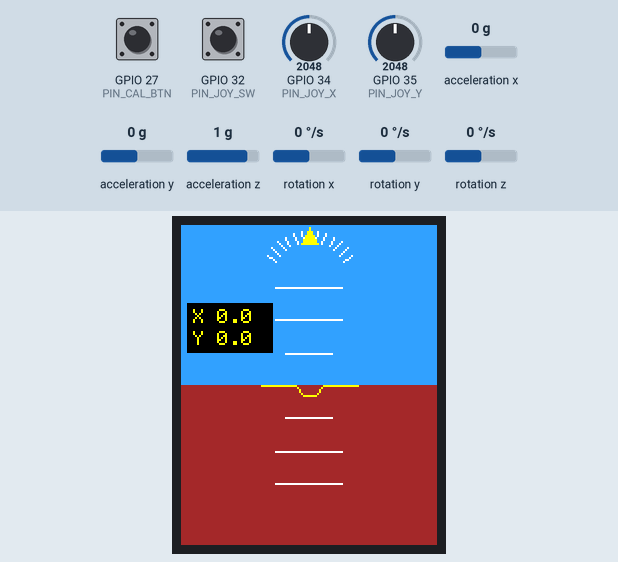
Recording of a sketch running on a simulated ESP32. Shown: 128×160 colour display. Wiring (inferred from the names in the program): MPU-6050 motion sensor at I2C address 0x68. The inputs (shaded band) are chosen by the test bench; at power-on: acceleration x 0 g, acceleration y 0 g, acceleration z 1 g, rotation y 0 °/s, GPIO 27 (PIN_CAL_BTN) HIGH, GPIO 32 (PIN_JOY_SW) HIGH, GPIO 34 (PIN_JOY_X) = 2048, GPIO 35 (PIN_JOY_Y) = 2048, rotation x 0 °/s, rotation z 0 °/s (analog values on the 0–4095 scale). What the sketch prints to the serial monitor is not drawn.

Above: at 3.8 s.
3.9 s: acceleration x set to -0.8 g
At 4.4 s:
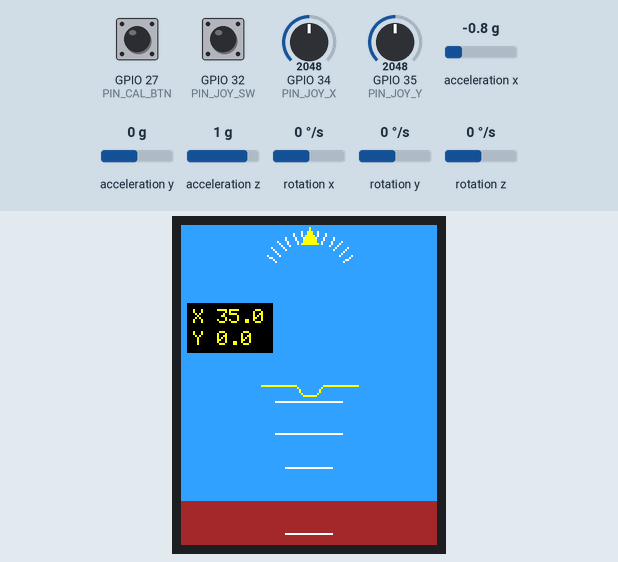
5.5 s: acceleration y set to -1.4 g
At 6.8 s:
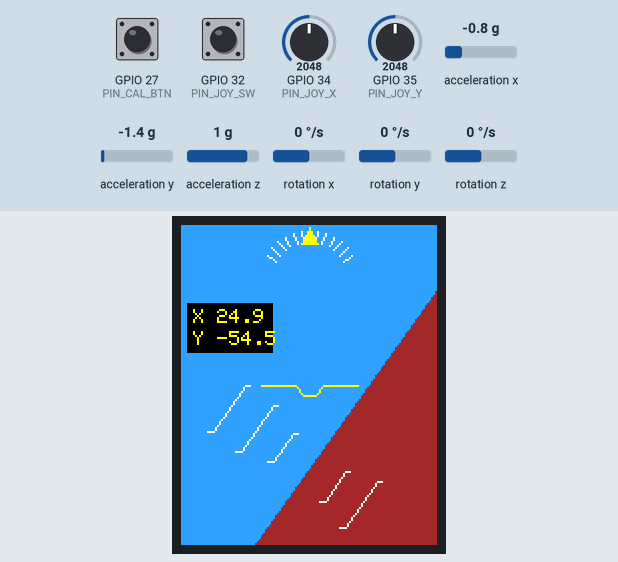
7.0 s: acceleration z set to -1.4 g
At 8.3 s:
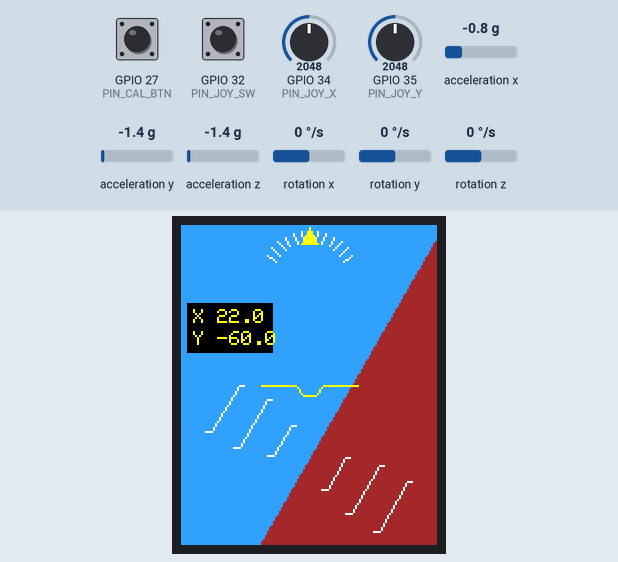
8.6 s: rotation y set to -192 °/s
At 9.27 s:
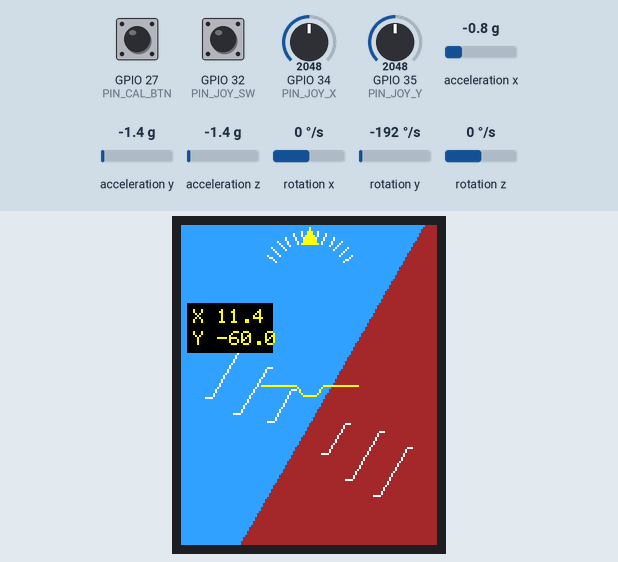
10.1 s: GPIO 27 (PIN_CAL_BTN) pulled LOW for 0.15 s
At 10.69 s:
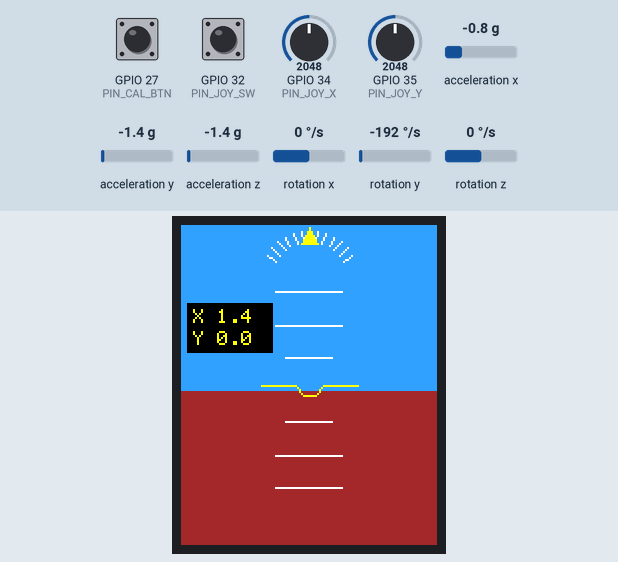
10.8 s: GPIO 32 (PIN_JOY_SW) pulled LOW for 1 s
At 13.1 s:
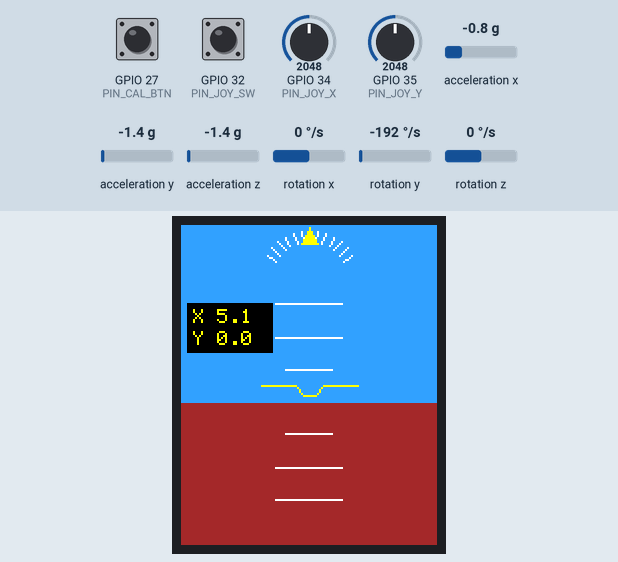
Timing chart, 0 to 13.4 s (numbered marks = the images above; inputs shaded):
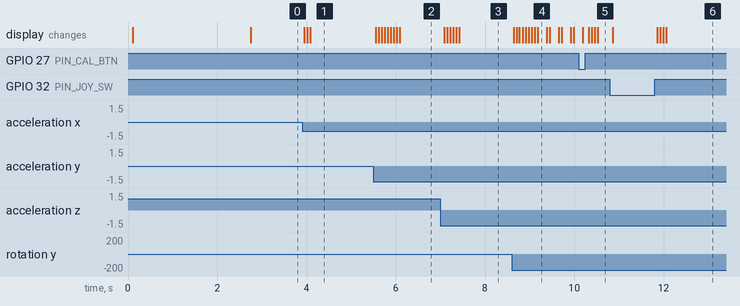

Measured:
- after the input at 3.9 s, the display: first changes after 0.05 s (image 1 shows a later state)
- after the input at 5.5 s, the display: first changes after 0.05 s (image 2 shows a later state)
- after the input at 7.0 s, the display: first changes after 0.09 s (image 3 shows a later state)
- after the input at 8.6 s, the display: first changes at once (image 4 shows a later state)
- after the input at 10.1 s, the display: first changes after 0.09 s (image 5 shows a later state)
- after the input at 10.8 s, the display: first changes after 0.07 s (image 6 shows a later state)

The sketch:

esp32_mpu6050_telemetry.ino
```cpp
/**
 * ESP32 + ST7735 128x160 SPI TFT PFD + MPU6050 IMU + Analog Joystick Telemetry
 *
 * Features:
 *   1. Renders a real-time 15 FPS Full-Screen Artificial Horizon PFD on an
 *      Adafruit ST7735 128x160 SPI TFT Display (Sky/Ground, Pitch Ladder,
 *      Bank-Angle Scale, Fixed Yellow Aircraft Symbol, and X/Y Angle Panel).
 *   2. Streams synchronized 50 Hz IMU + Joystick telemetry over USB Serial
 *      (115200 baud) to the AeroSync 3D Web Flight Simulator!
 *
 * Pinout:
 *   ST7735 TFT (SPI): SCLK=18, MOSI=23, CS=5, DC=2, RST=4
 *   MPU6050 (I2C):    SDA=21, SCL=22 (Addr 0x68)
 *   Joystick (ADC1):  VRx=34, VRy=35, SW=32 (Optional; auto-detected at boot)
 */

#include <Arduino.h>
#include <Wire.h>
#include <SPI.h>
#include <math.h>
#include <Adafruit_GFX.h>
#include <Adafruit_ST7735.h>

// ---------- TFT PINS ----------
#define TFT_SCLK 18
#define TFT_MOSI 23
#define TFT_CS    5
#define TFT_DC    2
#define TFT_RST   4

// ---------- MPU6050 I2C ----------
#define MPU_ADDR 0x68
#define MPU_SDA  21
#define MPU_SCL  22

// ---------- ANALOG JOYSTICK & GPIO CALIBRATION BUTTON PINS ----------
#define PIN_JOY_X    34
#define PIN_JOY_Y    35
#define PIN_JOY_SW   32  // Joystick Push-Button (Active LOW -> Calibrates IMU 0,0)
#define PIN_CAL_BTN  27  // Optional External GPIO Push-Button to GND (Calibrates IMU 0,0)
#define PIN_BOOT_BTN  0  // Built-in ESP32 BOOT Button (Active LOW -> Calibrates IMU 0,0)

Adafruit_ST7735 tft(TFT_CS, TFT_DC, TFT_RST);

// ---------- DISPLAY ----------
const int W = 128;
const int H = 160;
const int CX = 64;
const int CY = 80;

// RGB565 colors
const uint16_t SKY    = 0x351F;
const uint16_t GROUND = 0xA145;
const uint16_t WHITE  = 0xFFFF;
const uint16_t YELLOW = 0xFFE0;
const uint16_t BLACK  = 0x0000;

// ---------- CALIBRATED ZERO OFFSETS (Set automatically at boot or via GPIO button) ----------
float pitchZeroOffset = 0.0f;
float rollZeroOffset  = 0.0f;

// ---------- ATTITUDE & TELEMETRY ----------
float pitchDeg = 0.0f;
float rollDeg  = 0.0f;
float yawDeg   = 0.0f;
float lastAx   = 0.0f;
float lastAy   = 0.0f;
float lastAz   = 9.81f;

float gyroXBias = 0.0f;
float gyroYBias = 0.0f;
float gyroZBias = 0.0f;

int joyCenterX = 2048;
int joyCenterY = 2048;
bool hasJoystickHardware = false;

uint32_t lastMicros = 0;
uint32_t lastDraw   = 0;
uint32_t lastSerial = 0;

// ---------- MPU6050 WRITE ----------
void writeMPU(uint8_t reg, uint8_t value) {
  Wire.beginTransmission(MPU_ADDR);
  Wire.write(reg);
  Wire.write(value);
  Wire.endTransmission();
}

// ---------- READ SENSOR ----------
bool readMPU(
  int16_t &ax, int16_t &ay, int16_t &az,
  int16_t &gx, int16_t &gy, int16_t &gz
) {
  Wire.beginTransmission(MPU_ADDR);
  Wire.write(0x3B);

  if (Wire.endTransmission(false) != 0) return false;
  if (Wire.requestFrom(MPU_ADDR, 14, true) != 14) return false;

  ax = (int16_t)((Wire.read() << 8) | Wire.read());
  ay = (int16_t)((Wire.read() << 8) | Wire.read());
  az = (int16_t)((Wire.read() << 8) | Wire.read());

  Wire.read();
  Wire.read();  // Temperature

  gx = (int16_t)((Wire.read() << 8) | Wire.read());
  gy = (int16_t)((Wire.read() << 8) | Wire.read());
  gz = (int16_t)((Wire.read() << 8) | Wire.read());

  return true;
}

float normalizeAxis(int rawAdc, int center) {
  float norm = (rawAdc >= center)
    ? (float)(rawAdc - center) / (float)max(1, 4095 - center)
    : -(float)(center - rawAdc) / (float)max(1, center);
  norm = constrain(norm, -1.0f, 1.0f);
  return (fabsf(norm) < 0.12f) ? 0.0f : norm;
}

// ---------- GYRO & JOYSTICK CALIBRATION ----------
void calibrateGyro() {
  int64_t sumX = 0;
  int64_t sumY = 0;
  int64_t sumZ = 0;
  long jxSum = 0, jySum = 0;
  int jxMin = 4095, jxMax = 0;
  int samples = 0;

  Serial.println("// Keep MPU6050 stationary...");

  for (int i = 0; i < 500; i++) {
    int16_t ax, ay, az, gx, gy, gz;

    if (readMPU(ax, ay, az, gx, gy, gz)) {
      sumX += gx;
      sumY += gy;
      sumZ += gz;
      samples++;
    }
    int rx = analogRead(PIN_JOY_X);
    int ry = analogRead(PIN_JOY_Y);
    jxSum += rx;
    jySum += ry;
    if (rx < jxMin) jxMin = rx;
    if (rx > jxMax) jxMax = rx;

    delay(3);
  }

  if (samples > 0) {
    gyroXBias = (float)sumX / samples;
    gyroYBias = (float)sumY / samples;
    gyroZBias = (float)sumZ / samples;
  }

  joyCenterX = jxSum / 500;
  joyCenterY = jySum / 500;
  hasJoystickHardware = (joyCenterX > 1000 && joyCenterX < 3100 &&
                         joyCenterY > 1000 && joyCenterY < 3100 &&
                         (jxMax - jxMin) < 180);
}

// ---------- ATTITUDE FILTER ----------
void updateAttitude(float dt) {
  int16_t ax, ay, az, gx, gy, gz;
  if (!readMPU(ax, ay, az, gx, gy, gz)) return;

  float x = ax / 16384.0f;
  float y = ay / 16384.0f;
  float z = az / 16384.0f;

  lastAx = x * 9.81f;
  lastAy = y * 9.81f;
  lastAz = z * 9.81f;

  float accelRoll =
    atan2f(y, z) * 180.0f / PI;

  float accelPitch =
    atan2f(-x, sqrtf(y * y + z * z))
    * 180.0f / PI;

  float rateX = (gx - gyroXBias) / 131.0f;
  float rateY = (gy - gyroYBias) / 131.0f;
  float rateZ = (gz - gyroZBias) / 131.0f;

  // Gyro deadband to stop stationary drift
  if (fabsf(rateX) < 0.5f) rateX = 0.0f;
  if (fabsf(rateY) < 0.5f) rateY = 0.0f;
  if (fabsf(rateZ) < 0.8f) rateZ = 0.0f;

  const float alpha = 0.96f;

  rollDeg =
    alpha * (rollDeg + rateX * dt)
    + (1.0f - alpha) * accelRoll;

  pitchDeg =
    alpha * (pitchDeg + rateY * dt)
    + (1.0f - alpha) * accelPitch;

  yawDeg += rateZ * dt;
  while (yawDeg >= 360.0f) yawDeg -= 360.0f;
  while (yawDeg < 0.0f)    yawDeg += 360.0f;
}

// ---------- CALIBRATE CURRENT POSITION AS (0, 0, 0) ----------
void calibrateCurrentPosition() {
  pitchZeroOffset = pitchDeg;
  rollZeroOffset  = rollDeg;
  yawDeg          = 0.0f;
  if (hasJoystickHardware) {
    joyCenterX = analogRead(PIN_JOY_X);
    joyCenterY = analogRead(PIN_JOY_Y);
  }
}

// ---------- FULL-SCREEN HORIZON ON ST7735 TFT ----------
void drawHorizon() {
  // Apply calibrated zero offsets so the chosen holding angle reads (0.0, 0.0)
  float p = constrain(pitchDeg - pitchZeroOffset, -35.0f, 35.0f);
  float r = constrain(rollDeg  - rollZeroOffset,  -60.0f, 60.0f);

  float angle = r * PI / 180.0f;
  float cs = cosf(angle);
  float sn = sinf(angle);
  float pitchShift = p * 1.65f;

  // Draw full-screen sky and ground.
  for (int y = 0; y < H; y++) {
    int runStart = 0;
    uint16_t runColor = BLACK;

    for (int x = 0; x <= W; x++) {
      uint16_t color = BLACK;

      if (x < W) {
        float dx = x - CX;
        float dy = y - CY - pitchShift;

        float localY = -dx * sn + dy * cs;
        color = (localY < 0.0f) ? SKY : GROUND;
      }

      if (x == 0) {
        runStart = 0;
        runColor = color;
      } else if (color != runColor || x == W) {
        tft.drawFastHLine(
          runStart, y, x - runStart, runColor
        );
        runStart = x;
        runColor = color;
      }
    }
  }

  // Pitch ladder (moves smoothly with both pitchShift and roll angle!)
  for (int mark = -30; mark <= 30; mark += 10) {
    if (mark == 0) continue;

    float offset = -mark * 1.65f;
    float halfWidth = (abs(mark) == 10) ? 9.0f : 14.0f;

    int x1 = CX + (int)(-halfWidth * cs - offset * sn);
    int y1 = CY + (int)(pitchShift - halfWidth * sn + offset * cs);
    int x2 = CX + (int)(halfWidth * cs - offset * sn);
    int y2 = CY + (int)(pitchShift + halfWidth * sn + offset * cs);

    if (x1 >= 1 && x1 < W - 1 &&
        x2 >= 1 && x2 < W - 1 &&
        y1 >= 1 && y1 < H - 1 &&
        y2 >= 1 && y2 < H - 1) {
      tft.drawLine(x1, y1, x2, y2, WHITE);
      tft.drawFastHLine(x1 - 3, y1, 3, WHITE);
      tft.drawFastHLine(x2, y2, 3, WHITE);
    }
  }

  // Bank-angle scale
  for (int deg = -60; deg <= 60; deg += 10) {
    float a = deg * PI / 180.0f;

    int x1 = CX + (int)(20 * sinf(a));
    int y1 = 27 - (int)(20 * cosf(a));
    int x2 = CX + (int)(25 * sinf(a));
    int y2 = 27 - (int)(25 * cosf(a));

    tft.drawLine(x1, y1, x2, y2, WHITE);
  }

  // Fixed yellow aircraft symbol
  tft.drawLine(CX - 24, CY, CX - 7, CY, YELLOW);
  tft.drawLine(CX + 7, CY, CX + 24, CY, YELLOW);
  tft.drawLine(CX - 7, CY, CX - 3, CY + 5, YELLOW);
  tft.drawLine(CX + 7, CY, CX + 3, CY + 5, YELLOW);
  tft.drawLine(CX - 3, CY + 5, CX + 3, CY + 5, YELLOW);

  // Fixed bank pointer
  tft.fillTriangle(
    CX, 1,
    CX - 4, 9,
    CX + 4, 9,
    YELLOW
  );

  // Minimal X/Y angle panel
  tft.fillRect(3, 39, 43, 25, BLACK);

  tft.setTextSize(1);
  tft.setTextColor(YELLOW);

  tft.setCursor(6, 42);
  tft.print("X ");
  tft.print(p, 1);

  tft.setCursor(6, 53);
  tft.print("Y ");
  tft.print(r, 1);
}

// ---------- SETUP ----------
void setup() {
  Serial.begin(115200);

  pinMode(PIN_JOY_X, INPUT);
  pinMode(PIN_JOY_Y, INPUT);
  pinMode(PIN_JOY_SW, INPUT_PULLUP);
  pinMode(PIN_CAL_BTN, INPUT_PULLUP);
  pinMode(PIN_BOOT_BTN, INPUT_PULLUP);
  analogReadResolution(12);

  Wire.begin(MPU_SDA, MPU_SCL);
  Wire.setClock(400000);

  // Wake MPU6050
  writeMPU(0x6B, 0x00);
  delay(100);

  // Accelerometer +/-2g; gyro +/-250 dps
  writeMPU(0x1C, 0x00);
  writeMPU(0x1B, 0x00);

  int16_t ax, ay, az, gx, gy, gz;

  if (!readMPU(ax, ay, az, gx, gy, gz)) {
    Serial.println("// MPU6050 not detected at 0x68");
    while (true) delay(1000);
  }

  SPI.begin(TFT_SCLK, -1, TFT_MOSI, TFT_CS);

  tft.initR(INITR_BLACKTAB);
  tft.setRotation(0);
  tft.fillScreen(BLACK);

  calibrateGyro();

  // Initial attitude estimate & auto-zero at boot resting angle
  if (readMPU(ax, ay, az, gx, gy, gz)) {
    rollDeg =
      atan2f((float)ay, (float)az) * 180.0f / PI;

    pitchDeg =
      atan2f(
        -(float)ax,
        sqrtf((float)ay * ay + (float)az * az)
      ) * 180.0f / PI;

    calibrateCurrentPosition();
  }

  lastMicros = micros();
  lastDraw   = millis();
  lastSerial = millis();
}

// ---------- MAIN LOOP ----------
void loop() {
  uint32_t nowUs = micros();
  float dt = (nowUs - lastMicros) / 1000000.0f;
  lastMicros = nowUs;

  if (dt > 0.0f && dt < 0.1f) {
    updateAttitude(dt);
  }

  // Check GPIO Calibration Buttons (GPIO 32 Joystick SW, GPIO 27 Cal Button, or GPIO 0 ESP32 BOOT Button)
  bool calPressed = (digitalRead(PIN_CAL_BTN) == LOW) ||
                    (digitalRead(PIN_BOOT_BTN) == LOW) ||
                    (hasJoystickHardware && digitalRead(PIN_JOY_SW) == LOW);
  if (calPressed) {
    calibrateCurrentPosition();
  }

  // Stream 50Hz CSV telemetry to AeroSync Web Simulator
  if (millis() - lastSerial >= 20) {
    lastSerial = millis();
    float pOut = pitchDeg - pitchZeroOffset;
    float rOut = rollDeg  - rollZeroOffset;
    float joyX = hasJoystickHardware ? normalizeAxis(analogRead(PIN_JOY_X), joyCenterX) : 0.0f;
    float joyY = hasJoystickHardware ? normalizeAxis(analogRead(PIN_JOY_Y), joyCenterY) : 0.0f;
    int joyBtn = calPressed ? 1 : 0;

    Serial.printf("%.2f,%.2f,%.2f,%.2f,%.2f,%.2f,%.2f,%.2f,%d\n",
                  pOut, rOut, yawDeg, lastAx, lastAy, lastAz, joyX, joyY, joyBtn);
  }

  // Refresh ST7735 TFT display approximately 15 times/second
  if (millis() - lastDraw >= 66) {
    lastDraw = millis();
    drawHorizon();
  }
}
```
